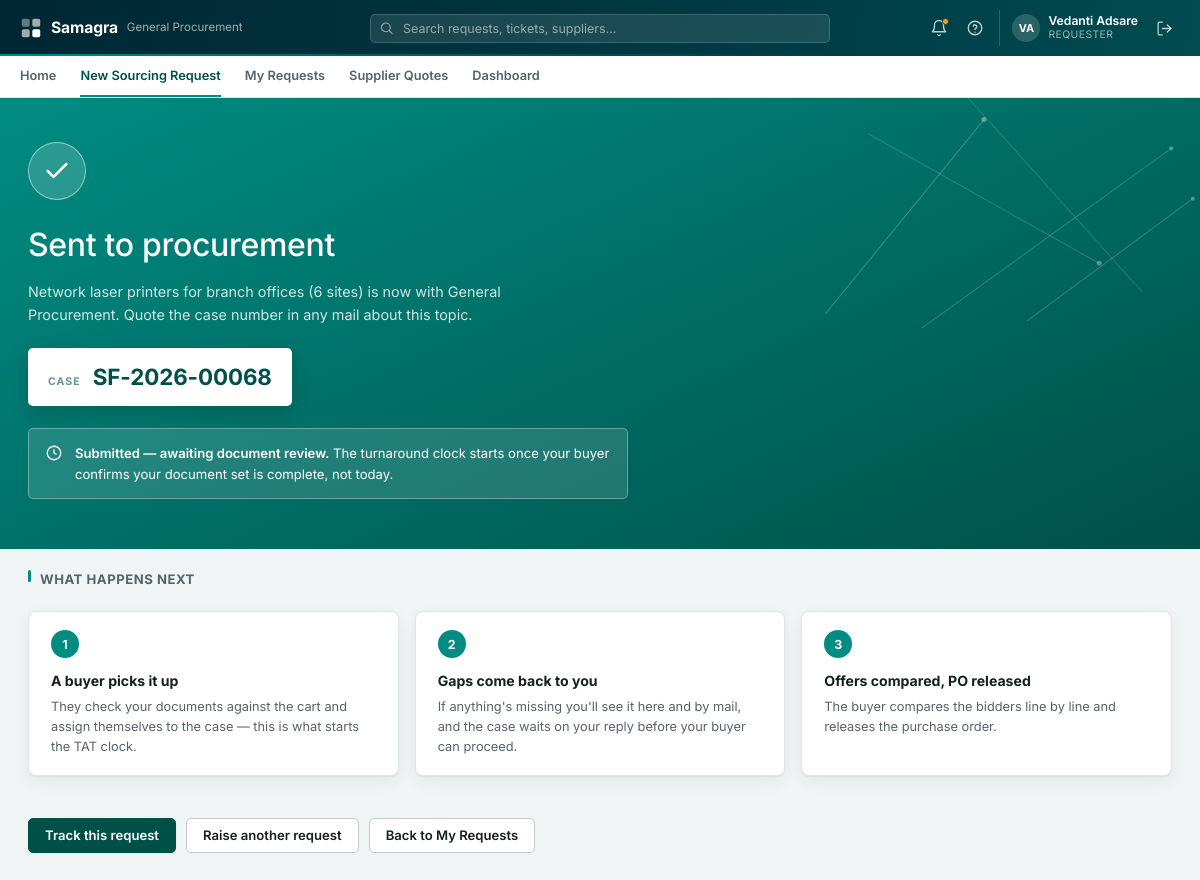
Page /requests/new/success/SF-2026-00068 (signed in) on the committed database.
### tables this page shows
CREATE TABLE users (
    email           TEXT PRIMARY KEY,
    name            TEXT NOT NULL,
    salt            TEXT NOT NULL,
    password_hash   TEXT NOT NULL,
    created_at      TIMESTAMP NOT NULL
);

CREATE TABLE cases (
    id                          INTEGER PRIMARY KEY AUTOINCREMENT,
    ticket_no                   TEXT UNIQUE,
    sc_number                   TEXT NOT NULL UNIQUE,
    topic_title                 TEXT NOT NULL,
    description                 TEXT,
    requestor_name              TEXT NOT NULL,
    requestor_email             TEXT NOT NULL,
    requestor_contact           TEXT,
    is_on_behalf                INTEGER DEFAULT 0,
    submitted_by_name           TEXT,
    submitted_by_email          TEXT,
    requesting_dept             TEXT NOT NULL,
    requisitioning_bu           TEXT,
    expense_commodity           TEXT,
    delivery_location           TEXT,
    topic_value_inr             REAL NOT NULL,
    currency                    TEXT,
    tax_basis                   TEXT,
    fc_valid_till               DATE,
    date_required_by            DATE,
    submitted_at                TIMESTAMP NOT NULL,
    status                      TEXT NOT NULL,
    assigned_buyer              TEXT,
    final_corrected_docs_date   DATE,
    defined_tat                 INTEGER,
    expected_po_closure         DATE,
    case_folder                 TEXT NOT NULL,
    parse_status                TEXT,
    remarks_for_user            TEXT,
    remarks_for_buyer           TEXT,
    in_scope                    INTEGER DEFAULT 1
, cost_center TEXT, employee_code TEXT, user_id TEXT, sourcing_type TEXT DEFAULT 'Product', fx_rate REAL DEFAULT 1.0, topic_value_foreign REAL, delivery_from_date DATE, delivery_to_date DATE, mrm_conducted TEXT, mrm_reason TEXT, po_number TEXT, delivery_building TEXT, mrm_relevant TEXT, offer_analysis TEXT, offer_analysis_at TIMESTAMP, source TEXT DEFAULT 'portal', external_case_id TEXT, category TEXT, est_value REAL, est_currency TEXT, rfq_deadline DATE, external_status TEXT, sourcing_basis TEXT DEFAULT 'One-time sourcing', value_eur REAL, offer_comparison TEXT, brief TEXT, brief_at TIMESTAMP, brief_key TEXT, market_benchmark TEXT, market_benchmark_at TIMESTAMP, infosec_answers TEXT, infosec_required INTEGER);

### routers/requester_routes.py (the view)
@router.get("/requests/new/success/{ticket_no}", response_class=HTMLResponse)
async def new_request_success(request: Request, ticket_no: str, user=Depends(require_requester)):
    case = db.get_case_by_ticket_no(ticket_no)
    if case is None or (case["requestor_email"] != user["email"] and case["submitted_by_email"] != user["email"]):
        return templates.TemplateResponse(request, "errors/404.html", {"user": user}, status_code=404)
    return templates.TemplateResponse(
        request,
        "requester/new_request_success.html",
        {"user": user, "nav_page": "new_request", "case": case},
    )

### templates/requester/new_request_success.html (shortened to what this page needs)
{% extends "base.html" %}
{% block hero %}
<div class="sf-hero-band sf-win-hero">
    <div class="sf-hero-inner">
        <div class="sf-win-tick">
            <svg width="28" height="28" viewBox="0 0 24 24" fill="none" stroke="#fff" stroke-width="2.2" stroke-linecap="round" stroke-linejoin="round"><path d="M20 6 9 17l-5-5"></path></svg>
        </div>
        <h1>Sent to procurement</h1>
        <p class="sf-win-lede">{{ case.topic_title }} is now with General Procurement. Quote the case number in any mail about this topic.</p>
        <div class="sf-win-caseid">
            <small>Case</small>
            <b>{{ case.ticket_no }}</b>
        </div>
        <div class="sf-win-clockline">
            <svg width="18" height="18" viewBox="0 0 24 24" fill="none" stroke="#fff" stroke-width="1.7"><circle cx="12" cy="12" r="9"></circle><path d="M12 7v5l3.5 2"></path></svg>
            <span><b>Submitted — awaiting document review.</b> The turnaround clock starts once your buyer confirms your document set is complete, not today.</span>
        </div>
    </div>
</div>
{% endblock %}
{% block content %}
    <h2 class="sf-section-header" style="margin-top:0;">What happens next</h2>
    <div class="sf-next-row">
        <div class="sf-card sf-next-card">
            <div class="sf-next-card__num">1</div>
            <b>A buyer picks it up</b>
            <p>They check your documents against the cart and assign themselves to the case — this is what starts the TAT clock.</p>
        </div>
        <div class="sf-card sf-next-card">
            <div class="sf-next-card__num">2</div>
            <b>Gaps come back to you</b>
            <p>If anything's missing you'll see it here and by mail, and the case waits on your reply before your buyer can proceed.</p>
        </div>
        <div class="sf-card sf-next-card">
            <div class="sf-next-card__num">3</div>
            <b>Offers compared, PO released</b>
            <p>The buyer compares the bidders line by line and releases the purchase order.</p>
        </div>
    </div>
    <div class="sf-win-donebtns">
        <a href="/requests/{{ case.id }}" class="sf-btn sf-btn--primary">Track this request</a>
        <a href="/requests/new" class="sf-btn sf-btn--secondary">Raise another request</a>
        <a href="/requests" class="sf-btn sf-btn--secondary">Back to My Requests</a>
    </div>
{% endblock %}

### templates/base.html (shortened to what this page needs)
<!doctype html>
<html lang="en">
<head>
    <link rel="stylesheet" href="{{ asset_url('/static/css/base.css') }}">
    <link rel="stylesheet" href="{{ asset_url('/static/css/header.css') }}">
    <link rel="stylesheet" href="{{ asset_url('/static/css/forms.css') }}">
    <link rel="stylesheet" href="{{ asset_url('/static/css/queue.css') }}">
    <link rel="stylesheet" href="{{ asset_url('/static/css/login.css') }}">
    <link rel="stylesheet" href="{{ asset_url('/static/css/detail-hero.css') }}">
    <link rel="stylesheet" href="{{ asset_url('/static/css/new-request-form.css') }}">
    <link rel="stylesheet" href="{{ asset_url('/static/css/requester-home.css') }}">
    <link rel="stylesheet" href="{{ asset_url('/static/css/login-split.css') }}">
    <link rel="stylesheet" href="{{ asset_url('/static/css/confirm-success.css') }}">
    <link rel="stylesheet" href="{{ asset_url('/static/css/my-requests.css') }}">
    <link rel="stylesheet" href="{{ asset_url('/static/css/buyer-queue-list.css') }}">
    <link rel="stylesheet" href="{{ asset_url('/static/css/case-status.css') }}">
</head>
<body class="{% block body_class %}{% endblock %}">
{% import "_macros/icons.html" as ic %}
{% import "_macros/notification_panel.html" as np %}
{% if user %}
<div class="sf-shell-header">
    <div class="sf-shell-header__row">
        <a class="sf-shell-brand" href="/home" title="Home">
            <span class="sf-shell-brand__name">Samagra</span>
            <span class="sf-shell-brand__dept">General Procurement</span>
        </a>
        {% if not user.is_admin %}
        <form class="sf-shell-search" method="get" action="{{ '/queue' if user.role == 'buyer' else '/requests' }}">
            <input type="text" name="q" placeholder="Search requests, tickets, suppliers..." value="{{ request.query_params.get('q', '') }}">
        </form>
        {% else %}
        <div class="sf-shell-search" style="visibility:hidden;"></div>
        {% endif %}
        <div class="sf-shell-actions">
            {{ np.render(notifications) }}
            <a class="sf-shell-icon-btn" href="mailto:procurement.intake.demo@outlook.com" title="Help &amp; support">{{ ic.icon("help-circle", 18) }}</a>
            <div class="sf-shell-user">
                <span class="sf-avatar">{{ user.name | initials }}</span>
                <div class="sf-shell-user__meta">
                    <span class="sf-shell-user__name">{{ user.name }}</span>
                    <span class="sf-shell-user__role">{{ "Procurement head" if user.is_admin else ("Buyer (GP)" if user.role == "buyer" else "Requester") }}</span>
                </div>
            </div>
            <form class="sf-logout-form" method="post" action="/logout">
                <button type="submit" class="sf-shell-icon-btn" title="Log out">{{ ic.icon("log-out", 17) }}</button>
            </form>
        </div>
    </div>
</div>
{% if not hide_nav_tabs %}
<div class="sf-shell-subnav">
    <div class="sf-shell-subnav__row">
        {% if user.role == "requester" %}
        <a class="sf-shell-subnav__link {{ 'active' if nav_page == 'home' else '' }}" href="/home">Home</a>
        <a class="sf-shell-subnav__link {{ 'active' if nav_page == 'new_request' else '' }}" href="/requests/new">New Sourcing Request</a>
        <a class="sf-shell-subnav__link {{ 'active' if nav_page == 'my_requests' else '' }}" href="/requests">My Requests</a>
        <a class="sf-shell-subnav__link {{ 'active' if nav_page == 'supplier_rfq' else '' }}" href="/supplier-rfq">Supplier Quotes</a>
        <a class="sf-shell-subnav__link {{ 'active' if nav_page == 'dashboard' else '' }}" href="/dashboard">Dashboard</a>
        {% endif %}
    </div>
</div>
{% endif %}
{% endif %}
{% block hero %}{% endblock %}
<main class="sf-content {% block content_width %}{% endblock %}">
    {% block content %}{% endblock %}
</main>
</body>
</html>

### static/css/base.css (style rules this page uses)
:root { --sf-teal: #008C82; --sf-teal-deep: #00504A; --sf-teal-ink: #00726B; --sf-teal-wash: #EAF4F3; --sf-primary: var(--sf-teal-deep); --sf-primary-hover: #003B37; --sf-shell-bg: #002733; --sf-accent: var(--sf-teal-ink); --sf-accent-hover: var(--sf-teal-deep); --sf-bg: #F1F4F4; --sf-surface: #FFFFFF; --sf-surface-alt: #F6F8F8; --sf-border: #E0E5E6; --sf-border-strong: #C3CBCC; --sf-text: #14201F; --sf-text-muted: #56636A; --sf-text-faint: #87929A; --sf-danger: #B42318; --sf-danger-bg: #FBEAEA; --sf-warning: #B45309; --sf-warning-bg: #FEF2E1; --sf-success: #15803D; --sf-success-bg: #E5F5EA; --sf-info: #1D4ED8; --sf-info-bg: #E8F0FE; --sf-radius: 5px; --sf-radius-lg: 8px; --sf-shadow-sm: 0 1px 2px rgba(0, 39, 51, .05); --sf-shadow: 0 1px 2px rgba(0, 39, 51, .05), 0 4px 14px rgba(0, 39, 51, .05); --sf-shadow-lg: 0 12px 34px rgba(0, 39, 51, .14); --sf-shell-header-h: 56px; --sf-shell-nav-h: 42px; --sf-font: "Inter", "Segoe UI", system-ui, -apple-system, Roboto, Helvetica, Arial, sans-serif; }
* { box-sizing: border-box; }
html, body { margin: 0; padding: 0; }
body { background: var(--sf-bg); color: var(--sf-text); font-family: var(--sf-font); font-size: 13.5px; line-height: 1.55; -webkit-font-smoothing: antialiased; -moz-osx-font-smoothing: grayscale; font-feature-settings: "cv05" 1, "cv11" 1; }
h1, h2, h3 { text-wrap: balance; letter-spacing: -0.011em; }
a { color: var(--sf-accent); text-decoration: none; transition: color .12s ease; }
.sf-content { max-width: 1320px; margin: 0 auto; padding: 20px 28px 48px; }
.sf-card { background: var(--sf-surface); border: 1px solid var(--sf-border); border-radius: var(--sf-radius-lg); box-shadow: var(--sf-shadow-sm); padding: 18px 22px; margin-bottom: 16px; }
.sf-section-header { position: relative; font-size: 0.82rem; font-weight: 700; letter-spacing: 0.04em; text-transform: uppercase; color: var(--sf-text-muted); padding: 0 0 8px 12px; margin: 26px 0 14px; }
.sf-section-header::before { content: ""; position: absolute; left: 0; top: 1px; width: 3px; height: 12px; border-radius: 2px; background: var(--sf-teal); }
.sf-section-header:first-child { margin-top: 0; }
.sf-btn { display: inline-flex; align-items: center; justify-content: center; gap: 6px; border: 1px solid transparent; border-radius: var(--sf-radius); padding: 8px 16px; font-size: 0.82rem; font-weight: 600; cursor: pointer; text-decoration: none; line-height: 1.3; font-family: inherit; white-space: nowrap; transition: background-color .14s ease, border-color .14s ease, box-shadow .14s ease, transform .08s ease; }
.sf-btn--primary { background: var(--sf-primary); color: #fff; border-color: var(--sf-primary); box-shadow: var(--sf-shadow-sm); }
.sf-btn--secondary { background: #fff; border-color: var(--sf-border-strong); color: var(--sf-text); }
.sf-avatar { display: inline-flex; align-items: center; justify-content: center; width: 28px; height: 28px; border-radius: 50%; background: rgba(255, 255, 255, 0.16); color: #fff; font-weight: 700; font-size: 0.68rem; flex-shrink: 0; }

### static/css/detail-hero.css (style rules this page uses)
:root { --sf-hero-teal: #008C82; --sf-hero-teal-deep: #00504A; --sf-oracle-red: #C74634; --sf-card-shadow: 0 1px 2px rgba(15, 23, 42, .06), 0 6px 18px rgba(15, 23, 42, .05); }
.sf-hero-band { position: relative; min-height: 160px; display: flex; flex-direction: column; justify-content: center; background: linear-gradient(155deg, var(--sf-hero-teal) 0%, var(--sf-hero-teal-deep) 100%); color: #fff; padding: 16px 28px; }
.sf-hero-band::before { content: ""; position: absolute; inset: 0; background-repeat: no-repeat; background-position: right top; background-size: 720px auto; pointer-events: none; }
.sf-hero-inner { position: relative; z-index: 1; max-width: 1320px; margin: 0 auto; width: 100%; }
.sf-card { box-shadow: var(--sf-card-shadow); }

### rows in the picture
users: name|initials "VA", name "Vedanti Adsare"
cases: topic_title "Network laser printers for branch offices (6 sites)", ticket_no "SF-2026-00068"
